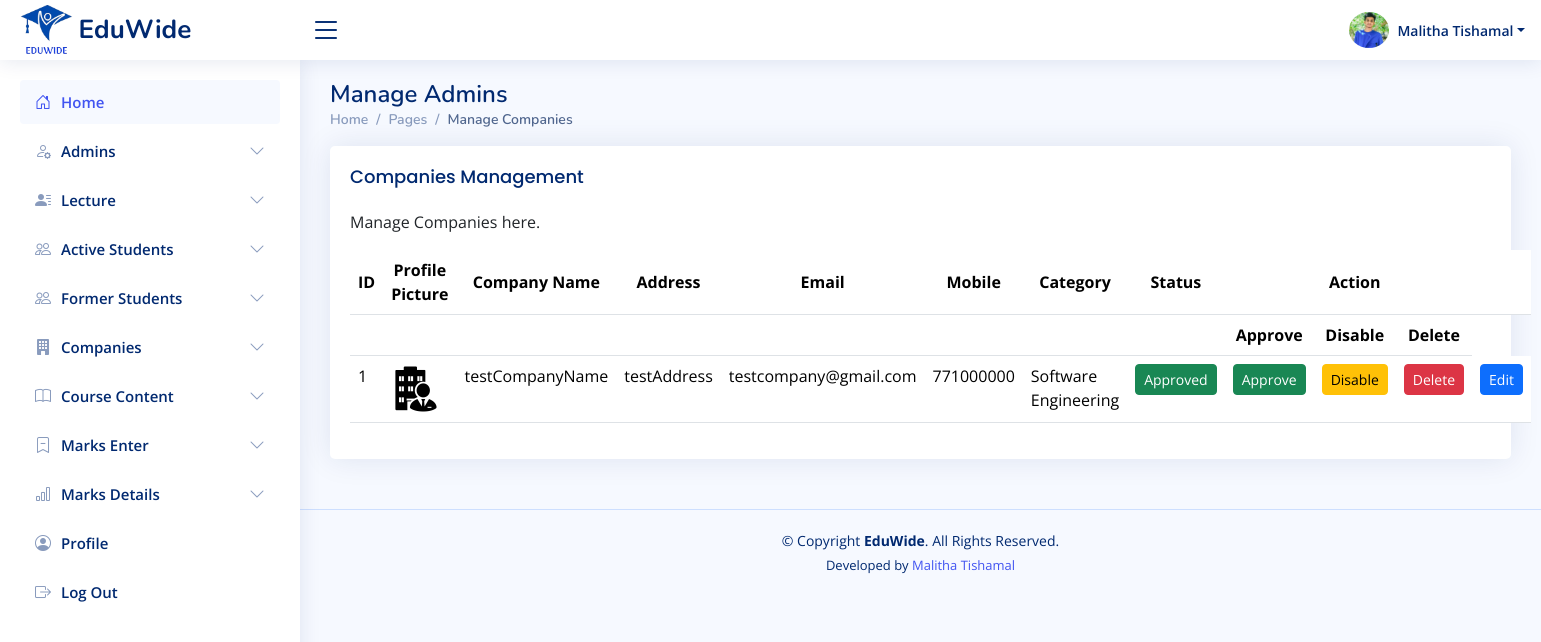
Screenshot of /admin/manage-companies.php (signed in) with the database file from the repository.
### tables this page shows
CREATE TABLE `companies` (
  `id` int(11) NOT NULL,
  `username` varchar(255) NOT NULL,
  `email` varchar(255) NOT NULL,
  `address` text DEFAULT NULL,
  `mobile` varchar(20) DEFAULT NULL,
  `category` varchar(100) DEFAULT NULL,
  `profile_picture` varchar(255) NOT NULL DEFAULT 'uploads/profile_pictures/default.png',
  `facebook` varchar(255) NOT NULL,
  `github` varchar(200) NOT NULL,
  `blog` varchar(200) NOT NULL,
  `linkedin` varchar(200) NOT NULL,
  `password` varchar(255) NOT NULL,
  `status` enum('pending','approved','rejected') DEFAULT 'pending',
  `last_login` datetime DEFAULT NULL,
  `created_at` timestamp NOT NULL DEFAULT current_timestamp()
);

### admin/manage-companies.php (the view, shortened to what this page needs)
<?php
require_once '../includes/db-conn.php';
$user_id = $_SESSION['admin_id'];
$sql = "SELECT * FROM admins WHERE id = ?";
$stmt = $conn->prepare($sql);
$stmt->bind_param("i", $user_id);
$stmt->execute();
$result = $stmt->get_result();
$user = $result->fetch_assoc();
$sql = "SELECT * FROM companies";
$result = $conn->query($sql);
?>
<!DOCTYPE html>
<html lang="en">
<head>
    <?php include_once("../includes/css-links-inc.php"); ?>
</head>
<body>
    <?php include_once("../includes/header.php") ?>
    <?php include_once("../includes/sadmin-sidebar.php") ?>
    <main id="main" class="main">
        <div class="pagetitle">
            <h1>Manage Admins</h1>
            <nav>
                <ol class="breadcrumb">
                    <li class="breadcrumb-item"><a href="index.html">Home</a></li>
                    <li class="breadcrumb-item">Pages</li>
                    <li class="breadcrumb-item active">Manage Companies</li>
                </ol>
            </nav>
        </div>
        <section class="section">
            <div class="row">
                <div class="col-lg-12">
                    <div class="card">
                        <div class="card-body">
                            <h5 class="card-title">Companies Management</h5>
                            <p>Manage Companies here.</p>
                            <table class="table datatable">
                                <thead class="align-middle text-center">
                                    <tr>
                                        <th>ID</th>
                                        <th>Profile Picture</th>
                                        <th>Company Name</th>
                                        <th>Address</th>
                                        <th>Email</th>
                                        <th>Mobile</th>
                                        <th>Category</th>
                                        <th>Status</th>
                                        <th></th>
                                        <th>Action</th>
                                        <th></th>
                                        <th></th>
                                    </tr>
                                    <tr>
                                        <th colspan="8" class="text-center"></th>
                                        <th class="text-center">Approve</th>
                                        <th class="text-center">Disable</th>
                                        <th class="text-center">Delete</th>
                                    </tr>
                                </thead>
                                <tbody>
                                    <?php
                                    if ($result->num_rows > 0) {
                                        while ($row = $result->fetch_assoc()) {
                                            echo "<tr>";
                                            echo "<td>" . $row['id'] . "</td>";
                                            echo "<td><img src='../companies/" . $row["profile_picture"] . "' alt='Profile' width='50'></td>";
                                            echo "<td>" . $row['username'] . "</td> ";
                                            echo "<td>" . $row['address'] . "</td>";
                                            echo "<td>" . $row['email'] . "</td>";
                                            echo "<td>" . $row['mobile'] . "</td>";
                                            echo "<td>" . $row['category'] . "</td>";
                                            echo "<td>";
                                            $status = strtolower($row['status']);
                                            if ($status === 'active' || $status === 'approved') {
                                                echo "<span class='btn btn-success btn-sm w-100 text-center'>Approved</span>";
                                            } elseif ($status === 'disabled') {
                                                echo "<span class='btn btn-danger btn-sm w-100 text-center'>Disabled</span>";
                                            } elseif ($status === 'pending') {
                                                echo "<span class='btn btn-warning btn-sm w-100 text-center'>Pending</span>";
                                            } else {
                                                echo "<span class='btn btn-secondary btn-sm w-100 text-center'>" . ucfirst($row['status']) . "</span>";
                                            }
                                            echo "</td>";
                                            echo "<td class='text-center'>
                                                    <button class='btn btn-success btn-sm w-100 approve-btn' data-id='" . $row['id'] . "'>Approve</button>
                                                  </td>";
                                            echo "<td class='text-center'>
                                                    <button class='btn btn-warning btn-sm w-100 disable-btn' data-id='" . $row['id'] . "'>Disable</button>
                                                  </td>";
                                            echo "<td class='text-center'>
                                                    <button class='btn btn-danger btn-sm w-100 delete-btn' data-id='" . $row['id'] . "'>Delete</button>
                                                  </td>";
                                            echo "<td class='text-center'>
                                                    <a href='edit-company.php?id=" . $row['id'] . "' class='btn btn-primary btn-sm w-100'>Edit</a>
                                                  </td>";
                                            echo "</tr>";
                                        }
                                    } else {
                                        echo "<tr><td colspan='10' class='text-center'>No users found.</td></tr>";
                                    }
                                    ?>
                                </tbody>
                            </table>
                        </div>
                    </div>
                </div>
            </div>
        </section>
    </main>
    <?php include_once("../includes/footer.php") ?>
</body>
</html>

### includes/header.php (shortened to what this page needs)
<header id="header" class="header fixed-top d-flex align-items-center">
    <div class="d-flex align-items-center justify-content-between">
        <a href="" class="logo d-flex align-items-center">
            <img src="<?php echo $base_url; ?>assets/images/logos/eduwide-logo.png" alt="">
            <span class="d-none d-lg-block">EduWide</span>
        </a>
        <i class="bi bi-list toggle-sidebar-btn"></i>
    </div>
    <nav class="header-nav ms-auto">
        <ul class="d-flex align-items-center">
            <?php
                $profilePic = isset($user['profile_picture']) && $user['profile_picture'] ? $user['profile_picture'] : 'default.png';
            ?>
            <li class="nav-item dropdown pe-3">
                <a class="nav-link nav-profile d-flex align-items-center pe-0" href="#" data-bs-toggle="dropdown">
                   <img id="profilePicture" src="<?php echo $profilePic; ?>" alt="Profile Picture" class="rounded-circle" style="width: 40px !important; height: 40px !important; object-fit: cover;">
                    <span class="d-none d-md-block dropdown-toggle ps-2"><?php echo htmlspecialchars($user['username']); ?></span>
                </a>
            </li>
        </ul>
    </nav>
</header>

### assets/css/style.css (style rules this page uses)
:root { scroll-behavior: smooth; }
body { font-family: "Open Sans", sans-serif; background: #f6f9ff; color: #444444; }
a { color: #4154f1; text-decoration: none; }
h1, h2, h3, h4, h5, h6 { font-family: "Nunito", sans-serif; }
#main { margin-top: 60px; padding: 20px 30px; transition: all 0.3s; }
.pagetitle { margin-bottom: 10px; }
.pagetitle h1 { font-size: 24px; margin-bottom: 0; font-weight: 600; color: #012970; }
.card { margin-bottom: 30px; border: none; border-radius: 5px; box-shadow: 0px 0 30px rgba(1, 41, 112, 0.1); }
.card-title { padding: 20px 0 15px 0; font-size: 18px; font-weight: 500; color: #012970; font-family: "Poppins", sans-serif; }
.card-body { padding: 0 20px 20px 20px; }
.breadcrumb { font-size: 14px; font-family: "Nunito", sans-serif; color: #899bbd; font-weight: 600; }
.breadcrumb a { color: #899bbd; transition: 0.3s; }
.breadcrumb .breadcrumb-item::before { color: #899bbd; }
.breadcrumb .active { color: #51678f; font-weight: 600; }
.logo { line-height: 1; }
@media (min-width: 1200px) { .logo { width: 280px; } }
.logo img { max-height: 50px; margin-right: 6px; }
.logo span { font-size: 26px; font-weight: 700; color: #012970; font-family: "Nunito", sans-serif; }
.header { transition: all 0.5s; z-index: 997; height: 60px; box-shadow: 0px 2px 20px rgba(1, 41, 112, 0.1); background-color: #fff; padding-left: 20px; }
.header .toggle-sidebar-btn { font-size: 32px; padding-left: 10px; cursor: pointer; color: #012970; }
.header-nav ul { list-style: none; }
.header-nav>ul { margin: 0; padding: 0; }
.header-nav .nav-profile { color: #012970; }
.header-nav .nav-profile img { max-height: 36px; }
.header-nav .nav-profile span { font-size: 14px; font-weight: 600; }
@media (min-width: 1200px) { #main, #footer { margin-left: 300px; } }

### rows the page displays
companies: id "1", profile_picture (placeholder picture), username "testCompanyName", address "testAddress", email "testcompany@gmail.com", mobile "771000000", category "Software Engineering", status "Approved"

### other values shown
$user['username'] "Malitha Tishamal"
